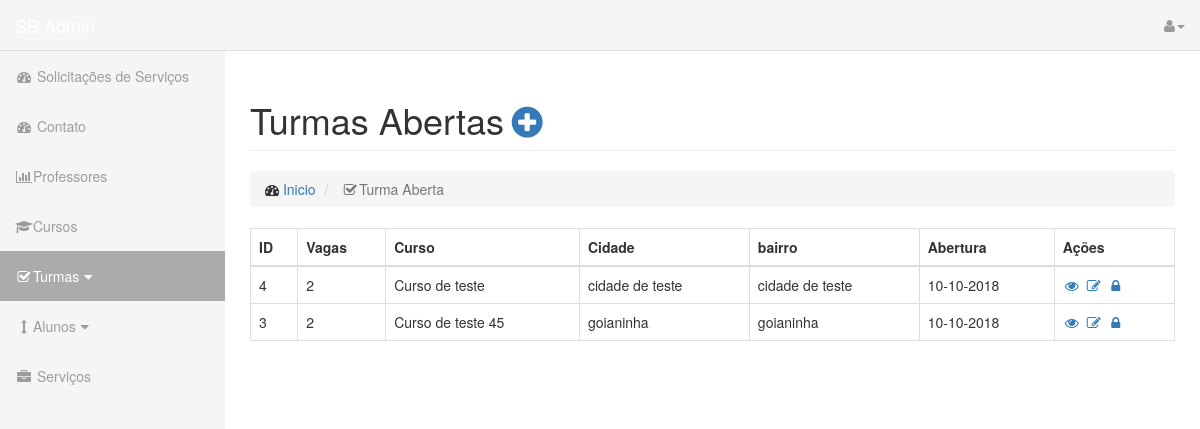
Page /adm/turma.php (signed in) on the committed database.
### tables this page shows
CREATE TABLE `tb_turma` (
  `idtb_turma` int(11) NOT NULL,
  `nome` varchar(100) DEFAULT NULL,
  `cep` varchar(45) DEFAULT NULL,
  `endereco` varchar(45) DEFAULT NULL,
  `bairro` varchar(45) DEFAULT NULL,
  `numero` varchar(45) DEFAULT NULL,
  `cidade` varchar(45) DEFAULT NULL,
  `complemento` varchar(45) DEFAULT NULL,
  `data` varchar(45) DEFAULT NULL,
  `vagas` varchar(45) DEFAULT NULL,
  `ativa` varchar(45) DEFAULT NULL,
  `dia` varchar(45) DEFAULT NULL,
  `hora` varchar(45) DEFAULT NULL,
  `tb_curso_idtb_curso` int(11) NOT NULL,
  `tb_professor_idtb_professor` int(11) NOT NULL
);

### adm/turma.php (the view, shortened to what this page needs)
<?php
include "../config/seguranca.php";
?>
<!DOCTYPE html>
<html lang="pt-br">
<head>
	<link rel="stylesheet" href="../css/bootstrap.min.css">
	<link href="../css/sb-admin.css" rel="stylesheet">
	<link href="../font-awesome/css/font-awesome.min.css" rel="stylesheet" type="text/css">
</head>
<body>
	<div id="wrapper">
		<nav class="navbar navbar-inverse navbar-fixed-top" role="navigation">
			<div class="navbar-header">
				<a class="navbar-brand" href="">SB Admin</a>
			</div>
			<ul class="nav navbar-right top-nav">
				<li class="dropdown">
					<a href="#" class="dropdown-toggle" data-toggle="dropdown"><i class="fa fa-user"></i><b class="caret"></b></a>
				</li>
			</ul>
			<div class="collapse navbar-collapse navbar-ex1-collapse">
				<ul class="nav navbar-nav side-nav">
					<li>
						<a href="index.php"><i class="fa fa-fw fa-dashboard"></i> Solicitações de Serviços</a>
					</li>
					<li>
						<a href="index.php"><i class="fa fa-fw fa-dashboard"></i> Contato</a>
					</li>
					<li>
						<a href="professor.php"><i class="fa fa-fw fa-bar-chart-o"></i>Professores</a>
					</li>
					<li>
						<a href="curso.php"><i class="fa fa-fw fa-graduation-cap"></i>Cursos</a>
					</li>
					<li class="active">
						<a href="javascript:;" data-toggle="collapse" data-target="#dem"><i class="fa fa-fw fa-check-square-o"></i>Turmas<i class="fa fa-fw fa-caret-down"></i></a>
					</li>
					<li
					<li>
						<a href="javascript:;" data-toggle="collapse" data-target="#demo"><i class="fa fa-fw fa-arrows-v"></i>Alunos<i class="fa fa-fw fa-caret-down"></i></a>
					</li>
					<li>
						<a href="servico.php"><i class="fa fa-fw fa-briefcase"></i> Serviços</a>
					</li>
				</ul>
			</div>
		</nav>
		<div id="page-wrapper">
			<div class="container-fluid">
				<div class="row">
					<div class="col-lg-12">
						<h1 class="page-header">
							Turmas Abertas<a href="" data-toggle="modal" data-target="#mymodal_turma" title="Abrir turma"><i class="fa fa-fw fa-plus-circle"></i></a>
						</h1>
						<ol class="breadcrumb">
							<li>
								<i class="fa fa-dashboard"></i>  <a href="index.php">Inicio</a>
							</li>
							<li class="active">
								<i class="fa fa-fw fa-check-square-o"></i>Turma Aberta
							</li>
						</ol>
					</div>
					<div class="col-sm-12 col-md-12">
					</div>
					<div class="col-sm-12 col-md-12">
						<div class="table-responsive">
							<table class="table table-bordered table-hover">
								<thead>
									<tr>
										<th>ID</th>
										<th>Vagas</th>
										<th>Curso</th>
										<th>Cidade</th>
										<th>bairro</th>
										<th>Abertura</th>
										<th>Ações</th>
									</tr>
								</thead>
								<tbody>
									<?php
									$sql = $mysqli->query("SELECT *FROM tb_turma WHERE ativa  = '1' ORDER BY idtb_turma DESC ");
									while ($ln = $sql->fetch_assoc()) {
										?>
										<tr>
											<td><?php echo $ln['idtb_turma']; ?></td>
											<td><?php echo $ln['vagas']; ?></td>
											<td><?php echo $ln['nome']; ?></td>
											<td><?php echo $ln['cidade']; ?></td>
											<td><?php echo $ln['cidade']; ?></td>
											<td><?php echo $ln['data']; ?></td>
											<td>
												<a href='' data-toggle='modal' data-target="#ver<?php echo $ln['idtb_turma'];?>" title="Ver turma?"><i class="fa fa-fw fa-eye"></i></a>
												<a href='' data-toggle='modal' data-target="#update<?php echo $ln['idtb_turma'];?>" title="Atualizar Turma?"><i class="fa fa-fw fa-edit"></i></a>
												<a href='' data-toggle='modal' data-target="#desativar<?php echo $ln['idtb_turma'];?>" title="Desativar Turma?"><i class="fa fa-fw fa-lock"></i></a>
											</td>
										</tr>
										<?php
									}	?>
								</tbody>
							</table>
						</div>
					</div>
				</div>
			</div>
		</div>
	</div>
</body>
</html>

### css/sb-admin.css (style rules this page uses)
body { margin-top: 100px;; }
@media (min-width:768px) { body { margin-top: 50px; } }
.navbar-inverse .navbar-nav>.active>a, .navbar-inverse .navbar-nav>.active>a:focus, .navbar-inverse .navbar-nav>.active>a:hover { background: #ababab!important; }
.active>a,.top-nav>li>a:hover, .top-nav>li>a:focus, .top-nav>.open>a, .top-nav>.open>a:hover, .top-nav>.open>a:focus, { background: #ababab!important; }
.navbar-inverse .navbar-nav>li>a { background: #f5f5f5!important }
.navbar-inverse { background: #f5f5f5!important; border-color: #dedede!important; }
#wrapper { padding-left: 0; }
#page-wrapper { width: 100%; padding: 0; background-color: #fff; }
@media (min-width:768px) { #wrapper { padding-left: 225px; } }
@media (min-width:768px) { #page-wrapper { padding: 10px; } }
.top-nav { padding: 0 15px; }
.top-nav>li { display: inline-block; float: left; }
.top-nav>li>a { padding-top: 15px; padding-bottom: 15px; line-height: 20px; color: #999; }
@media (min-width:768px) { .side-nav { position: fixed; top: 51px; left: 225px; width: 225px; margin-left: -225px; border: none; border-radius: 0; overflow-y: auto; background-color: #f5f5f5!important; bottom: 0; overflow-x: hidden; padding-bottom: 40px; } }
@media (min-width:768px) { .side-nav>li>a { width: 225px; } }

### rows in the picture
tb_turma: idtb_turma "4", vagas "2", nome "Curso de teste", cidade "cidade de teste", data "10-10-2018"
tb_turma: idtb_turma "3", vagas "2", nome "Curso de teste 45", cidade "goianinha", data "10-10-2018"
